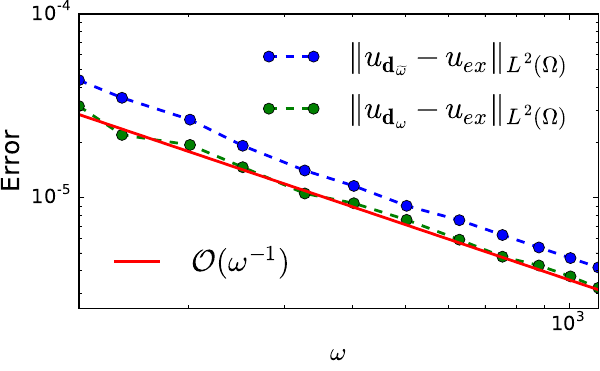

This figure's Python source:
import numpy as np
import math

omega = np.array([125.663706143592,
150.796447372310,
201.061929829747,
251.327412287183,
326.725635973339,
402.123859659494,
502.654824574367,
628.318530717959,
753.982236861551,
879.645943005143,
1005.30964914873,
1130.97335529233])

NRayFEM_solu_err1 = np.array([ 9.09346707650119e-05,
7.30188440559808e-05,
5.56195075944363e-05,
4.01398650789899e-05,
2.94613874774725e-05,
2.42913214175416e-05,
1.89335930032249e-05,
1.58221393837071e-05,
1.31414667570940e-05,
1.12424440539432e-05,
9.84802158754574e-06,
8.75334024485210e-06])


NRayFEM_solu_err2 = np.array([ 6.57088019089599e-05,
4.58491377058688e-05,
4.05049681131386e-05,
3.06728032529348e-05,
2.20784199890883e-05,
1.95470949161170e-05,
1.58790421719717e-05,
1.23922970956897e-05,
1.00104424775907e-05,
8.97108870850093e-06,
7.82315776374285e-06,
6.78051120872111e-06])

ERayFEM_solu_err = np.array([6.18886282382786e-05,
5.17804696619368e-05,
3.88982313939246e-05,
3.11712871565166e-05,
2.40213809955053e-05,
1.95418517394008e-05,
1.56597004242518e-05,
1.25369059551770e-05,
1.04510257422425e-05,
8.96091605062924e-06,
7.84390728568119e-06,
6.97507638869924e-06])


Ex_solu_norm = np.array([0.479700650321934,
0.479036217069733,
0.478205671965820,
0.477707343058336,
0.477247345940659,
0.476959847164174,
0.476710681202540,
0.476511348197756,
0.476378459412448,
0.476283538795265,
0.476212348301704,
0.476156977899733])

NRayFEM_solu_err1 = NRayFEM_solu_err1*Ex_solu_norm
NRayFEM_solu_err2 = NRayFEM_solu_err2*Ex_solu_norm
ERayFEM_solu_err = ERayFEM_solu_err*Ex_solu_norm


import matplotlib.pyplot as plt

golden = 1.61803398875
width = 6
height = width/golden



fig = plt.figure(figsize=(width, height))


p1, = plt.loglog(omega, NRayFEM_solu_err1, label=r'$\Vert u_{\mathbf{d}_{\widetilde{\omega}}} - u_{ex}\Vert_{L^2(\Omega)} $',
           color='b', linewidth=2, linestyle='--', marker='o', markersize=8.0, zorder=2)

p2, = plt.loglog(omega, NRayFEM_solu_err2, label=r'$\Vert u_{\mathbf{d}_{\omega}} - u_{ex}\Vert_{L^2(\Omega)}$',
           color='g', linewidth=2, linestyle='--', marker='o', markersize=8.0, zorder=2)

# plt.loglog(omega, ERayFEM_solu_err, label=r'$\Vert u_{\mathbf{d}_{ex}} - u_{ex}\Vert_{L^2(\Omega)}$',
#           color='r', linewidth=2, linestyle='--', marker='.', markersize=8.0, zorder=2)

p3, = plt.loglog(omega, 0.9*NRayFEM_solu_err2[0]/(omega/(omega[0])), label=r'$\mathcal{O}(\omega^{-1})$', 
           color='r', linewidth=2, linestyle='solid', markersize=8.0, zorder=2)

first_legend = plt.legend(handles=[p1, p2], loc=1, ncol=1, frameon=False, fontsize=23)
ax = plt.gca().add_artist(first_legend)
plt.legend(handles=[p3], loc=3, ncol=1, frameon=False, fontsize=22)

#plt.title('Numerical Ray-FEM',fontsize=20)

plt.xlabel(r'$\omega$', fontsize=18)
plt.ylabel(r'Error', fontsize=18)

plt.gca().tick_params(labelsize=14)

plt.autoscale(True, 'both', True)
plt.ylim(2.5*1e-6, 1e-4)
plt.tight_layout(pad=0.1)


fig.savefig('ex1_Num_Ray_FEM_solu_err_plot.pdf')
plt.show()

plt.close('all')



